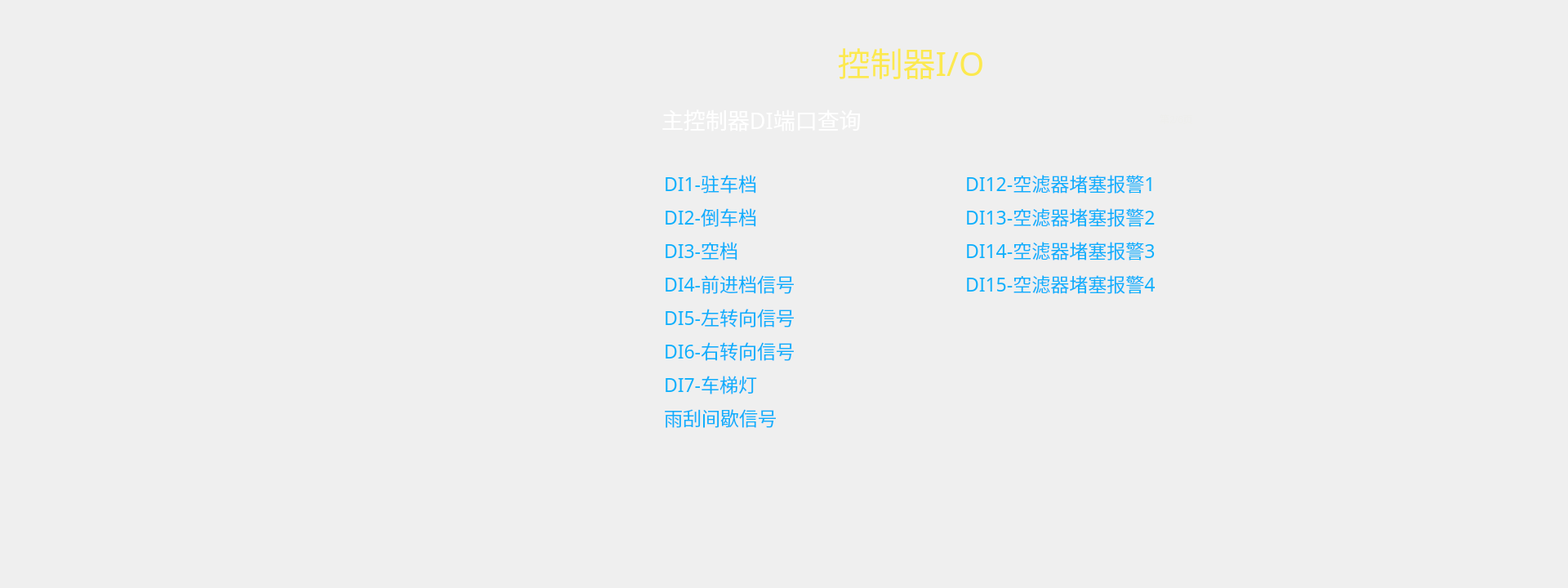
<?xml version="1.0" encoding="UTF-8"?>
<ui version="4.0">
 <class>FORM_ControlPort2</class>
 <widget class="QWidget" name="FORM_ControlPort2">
  <property name="geometry">
   <rect>
    <x>0</x>
    <y>0</y>
    <width>1920</width>
    <height>720</height>
   </rect>
  </property>
  <property name="windowTitle">
   <string>Form</string>
  </property>
  <property name="styleSheet">
   <string notr="true">/*background-image: url(:/pic_de260/bg_01.png);*/
QLabel{
color: rgb(15, 175, 252);
font: 17pt &quot;WenQuanYi Zen Hei&quot;;
}</string>
  </property>
  <widget class="QLabel" name="portinfo">
   <property name="geometry">
    <rect>
     <x>810</x>
     <y>130</y>
     <width>371</width>
     <height>31</height>
    </rect>
   </property>
   <property name="font">
    <font>
     <family>WenQuanYi Zen Hei</family>
     <pointsize>20</pointsize>
     <weight>50</weight>
     <italic>false</italic>
     <bold>false</bold>
    </font>
   </property>
   <property name="styleSheet">
    <string notr="true">color: rgb(255, 255, 255);
font: 20pt &quot;WenQuanYi Zen Hei&quot;;</string>
   </property>
   <property name="text">
    <string>主控制器DI端口查询</string>
   </property>
   <property name="alignment">
    <set>Qt::AlignLeading|Qt::AlignLeft|Qt::AlignVCenter</set>
   </property>
  </widget>
  <widget class="QLabel" name="pageinfo">
   <property name="geometry">
    <rect>
     <x>1420</x>
     <y>130</y>
     <width>121</width>
     <height>31</height>
    </rect>
   </property>
   <property name="styleSheet">
    <string notr="true">color: rgb(238, 238, 236);
font: 20pt &quot;WenQuanYi Zen Hei&quot;;</string>
   </property>
   <property name="text">
    <string>第2/6页</string>
   </property>
  </widget>
  <widget class="QLabel" name="label">
   <property name="geometry">
    <rect>
     <x>930</x>
     <y>50</y>
     <width>371</width>
     <height>51</height>
    </rect>
   </property>
   <property name="font">
    <font>
     <family>TakaoPGothic</family>
     <pointsize>30</pointsize>
     <weight>50</weight>
     <italic>false</italic>
     <bold>false</bold>
    </font>
   </property>
   <property name="styleSheet">
    <string notr="true">color: rgb(252, 233, 79);
font: 30pt &quot;TakaoPGothic&quot;;</string>
   </property>
   <property name="text">
    <string>控制器I/O</string>
   </property>
   <property name="alignment">
    <set>Qt::AlignCenter</set>
   </property>
  </widget>
  <widget class="QLabel" name="label_2">
   <property name="geometry">
    <rect>
     <x>1290</x>
     <y>50</y>
     <width>81</width>
     <height>51</height>
    </rect>
   </property>
   <property name="font">
    <font>
     <family>WenQuanYi Zen Hei</family>
     <pointsize>17</pointsize>
     <weight>50</weight>
     <italic>false</italic>
     <bold>false</bold>
    </font>
   </property>
   <property name="styleSheet">
    <string notr="true"/>
   </property>
   <property name="text">
    <string/>
   </property>
   <property name="pixmap">
    <pixmap resource="resources.qrc">:/ico_260/915.png</pixmap>
   </property>
   <property name="scaledContents">
    <bool>false</bool>
   </property>
   <property name="alignment">
    <set>Qt::AlignCenter</set>
   </property>
  </widget>
  <widget class="QLabel" name="light_5">
   <property name="geometry">
    <rect>
     <x>1118</x>
     <y>370</y>
     <width>30</width>
     <height>30</height>
    </rect>
   </property>
   <property name="text">
    <string/>
   </property>
   <property name="pixmap">
    <pixmap resource="resources.qrc">:/pic_de260/ico_25.png</pixmap>
   </property>
  </widget>
  <widget class="QLabel" name="text6">
   <property name="geometry">
    <rect>
     <x>813</x>
     <y>411</y>
     <width>299</width>
     <height>35</height>
    </rect>
   </property>
   <property name="font">
    <font>
     <family>WenQuanYi Zen Hei</family>
     <pointsize>17</pointsize>
     <weight>50</weight>
     <italic>false</italic>
     <bold>false</bold>
    </font>
   </property>
   <property name="styleSheet">
    <string notr="true"/>
   </property>
   <property name="text">
    <string>DI6-右转向信号</string>
   </property>
   <property name="alignment">
    <set>Qt::AlignLeading|Qt::AlignLeft|Qt::AlignVCenter</set>
   </property>
  </widget>
  <widget class="QLabel" name="text3">
   <property name="geometry">
    <rect>
     <x>813</x>
     <y>288</y>
     <width>299</width>
     <height>35</height>
    </rect>
   </property>
   <property name="font">
    <font>
     <family>WenQuanYi Zen Hei</family>
     <pointsize>17</pointsize>
     <weight>50</weight>
     <italic>false</italic>
     <bold>false</bold>
    </font>
   </property>
   <property name="styleSheet">
    <string notr="true"/>
   </property>
   <property name="text">
    <string>DI3-空档</string>
   </property>
   <property name="alignment">
    <set>Qt::AlignLeading|Qt::AlignLeft|Qt::AlignVCenter</set>
   </property>
  </widget>
  <widget class="QLabel" name="light_2">
   <property name="geometry">
    <rect>
     <x>1118</x>
     <y>288</y>
     <width>30</width>
     <height>30</height>
    </rect>
   </property>
   <property name="text">
    <string/>
   </property>
   <property name="pixmap">
    <pixmap resource="resources.qrc">:/pic_de260/ico_25.png</pixmap>
   </property>
  </widget>
  <widget class="QLabel" name="text4">
   <property name="geometry">
    <rect>
     <x>813</x>
     <y>329</y>
     <width>299</width>
     <height>35</height>
    </rect>
   </property>
   <property name="font">
    <font>
     <family>WenQuanYi Zen Hei</family>
     <pointsize>17</pointsize>
     <weight>50</weight>
     <italic>false</italic>
     <bold>false</bold>
    </font>
   </property>
   <property name="styleSheet">
    <string notr="true"/>
   </property>
   <property name="text">
    <string>DI4-前进档信号</string>
   </property>
   <property name="alignment">
    <set>Qt::AlignLeading|Qt::AlignLeft|Qt::AlignVCenter</set>
   </property>
  </widget>
  <widget class="QLabel" name="light_4">
   <property name="geometry">
    <rect>
     <x>1118</x>
     <y>329</y>
     <width>30</width>
     <height>30</height>
    </rect>
   </property>
   <property name="text">
    <string/>
   </property>
   <property name="pixmap">
    <pixmap resource="resources.qrc">:/pic_de260/ico_25.png</pixmap>
   </property>
  </widget>
  <widget class="QLabel" name="text5">
   <property name="geometry">
    <rect>
     <x>813</x>
     <y>370</y>
     <width>299</width>
     <height>35</height>
    </rect>
   </property>
   <property name="font">
    <font>
     <family>WenQuanYi Zen Hei</family>
     <pointsize>17</pointsize>
     <weight>50</weight>
     <italic>false</italic>
     <bold>false</bold>
    </font>
   </property>
   <property name="styleSheet">
    <string notr="true"/>
   </property>
   <property name="text">
    <string>DI5-左转向信号</string>
   </property>
   <property name="alignment">
    <set>Qt::AlignLeading|Qt::AlignLeft|Qt::AlignVCenter</set>
   </property>
  </widget>
  <widget class="QLabel" name="text2">
   <property name="geometry">
    <rect>
     <x>813</x>
     <y>247</y>
     <width>299</width>
     <height>35</height>
    </rect>
   </property>
   <property name="font">
    <font>
     <family>WenQuanYi Zen Hei</family>
     <pointsize>17</pointsize>
     <weight>50</weight>
     <italic>false</italic>
     <bold>false</bold>
    </font>
   </property>
   <property name="styleSheet">
    <string notr="true"/>
   </property>
   <property name="text">
    <string>DI2-倒车档</string>
   </property>
   <property name="alignment">
    <set>Qt::AlignLeading|Qt::AlignLeft|Qt::AlignVCenter</set>
   </property>
  </widget>
  <widget class="QLabel" name="light_3">
   <property name="geometry">
    <rect>
     <x>1118</x>
     <y>247</y>
     <width>30</width>
     <height>30</height>
    </rect>
   </property>
   <property name="text">
    <string/>
   </property>
   <property name="pixmap">
    <pixmap resource="resources.qrc">:/pic_de260/ico_25.png</pixmap>
   </property>
  </widget>
  <widget class="QLabel" name="text1">
   <property name="geometry">
    <rect>
     <x>813</x>
     <y>206</y>
     <width>299</width>
     <height>35</height>
    </rect>
   </property>
   <property name="minimumSize">
    <size>
     <width>299</width>
     <height>0</height>
    </size>
   </property>
   <property name="maximumSize">
    <size>
     <width>215</width>
     <height>16777215</height>
    </size>
   </property>
   <property name="font">
    <font>
     <family>WenQuanYi Zen Hei</family>
     <pointsize>17</pointsize>
     <weight>50</weight>
     <italic>false</italic>
     <bold>false</bold>
    </font>
   </property>
   <property name="styleSheet">
    <string notr="true"/>
   </property>
   <property name="text">
    <string>DI1-驻车档            </string>
   </property>
   <property name="alignment">
    <set>Qt::AlignLeading|Qt::AlignLeft|Qt::AlignVCenter</set>
   </property>
  </widget>
  <widget class="QLabel" name="light_1">
   <property name="geometry">
    <rect>
     <x>1118</x>
     <y>206</y>
     <width>30</width>
     <height>30</height>
    </rect>
   </property>
   <property name="text">
    <string/>
   </property>
   <property name="pixmap">
    <pixmap resource="resources.qrc">:/pic_de260/ico_25.png</pixmap>
   </property>
  </widget>
  <widget class="QLabel" name="light_6">
   <property name="geometry">
    <rect>
     <x>1118</x>
     <y>411</y>
     <width>30</width>
     <height>30</height>
    </rect>
   </property>
   <property name="text">
    <string/>
   </property>
   <property name="pixmap">
    <pixmap resource="resources.qrc">:/pic_de260/ico_25.png</pixmap>
   </property>
  </widget>
  <widget class="QLabel" name="text7">
   <property name="geometry">
    <rect>
     <x>813</x>
     <y>452</y>
     <width>299</width>
     <height>35</height>
    </rect>
   </property>
   <property name="font">
    <font>
     <family>WenQuanYi Zen Hei</family>
     <pointsize>17</pointsize>
     <weight>50</weight>
     <italic>false</italic>
     <bold>false</bold>
    </font>
   </property>
   <property name="styleSheet">
    <string notr="true"/>
   </property>
   <property name="text">
    <string>DI7-车梯灯</string>
   </property>
   <property name="alignment">
    <set>Qt::AlignLeading|Qt::AlignLeft|Qt::AlignVCenter</set>
   </property>
  </widget>
  <widget class="QLabel" name="light_7">
   <property name="geometry">
    <rect>
     <x>1118</x>
     <y>452</y>
     <width>30</width>
     <height>30</height>
    </rect>
   </property>
   <property name="text">
    <string/>
   </property>
   <property name="pixmap">
    <pixmap resource="resources.qrc">:/pic_de260/ico_25.png</pixmap>
   </property>
  </widget>
  <widget class="QLabel" name="text9">
   <property name="geometry">
    <rect>
     <x>813</x>
     <y>493</y>
     <width>299</width>
     <height>35</height>
    </rect>
   </property>
   <property name="font">
    <font>
     <family>WenQuanYi Zen Hei</family>
     <pointsize>17</pointsize>
     <weight>50</weight>
     <italic>false</italic>
     <bold>false</bold>
    </font>
   </property>
   <property name="styleSheet">
    <string notr="true"/>
   </property>
   <property name="text">
    <string>雨刮间歇信号</string>
   </property>
   <property name="alignment">
    <set>Qt::AlignLeading|Qt::AlignLeft|Qt::AlignVCenter</set>
   </property>
  </widget>
  <widget class="QLabel" name="light_8">
   <property name="geometry">
    <rect>
     <x>1118</x>
     <y>493</y>
     <width>30</width>
     <height>30</height>
    </rect>
   </property>
   <property name="text">
    <string/>
   </property>
   <property name="pixmap">
    <pixmap resource="resources.qrc">:/pic_de260/ico_25.png</pixmap>
   </property>
  </widget>
  <widget class="QLabel" name="text2_2">
   <property name="geometry">
    <rect>
     <x>1182</x>
     <y>206</y>
     <width>311</width>
     <height>35</height>
    </rect>
   </property>
   <property name="minimumSize">
    <size>
     <width>311</width>
     <height>0</height>
    </size>
   </property>
   <property name="font">
    <font>
     <family>WenQuanYi Zen Hei</family>
     <pointsize>17</pointsize>
     <weight>50</weight>
     <italic>false</italic>
     <bold>false</bold>
    </font>
   </property>
   <property name="styleSheet">
    <string notr="true"/>
   </property>
   <property name="text">
    <string>DI12-空滤器堵塞报警1</string>
   </property>
   <property name="alignment">
    <set>Qt::AlignLeading|Qt::AlignLeft|Qt::AlignVCenter</set>
   </property>
  </widget>
  <widget class="QLabel" name="light_12">
   <property name="geometry">
    <rect>
     <x>1499</x>
     <y>206</y>
     <width>30</width>
     <height>30</height>
    </rect>
   </property>
   <property name="text">
    <string/>
   </property>
   <property name="pixmap">
    <pixmap resource="resources.qrc">:/pic_de260/ico_25.png</pixmap>
   </property>
  </widget>
  <widget class="QLabel" name="light_14">
   <property name="geometry">
    <rect>
     <x>1499</x>
     <y>288</y>
     <width>30</width>
     <height>30</height>
    </rect>
   </property>
   <property name="text">
    <string/>
   </property>
   <property name="pixmap">
    <pixmap resource="resources.qrc">:/pic_de260/ico_25.png</pixmap>
   </property>
  </widget>
  <widget class="QLabel" name="text5_2">
   <property name="geometry">
    <rect>
     <x>1182</x>
     <y>329</y>
     <width>311</width>
     <height>35</height>
    </rect>
   </property>
   <property name="font">
    <font>
     <family>WenQuanYi Zen Hei</family>
     <pointsize>17</pointsize>
     <weight>50</weight>
     <italic>false</italic>
     <bold>false</bold>
    </font>
   </property>
   <property name="styleSheet">
    <string notr="true"/>
   </property>
   <property name="text">
    <string>DI15-空滤器堵塞报警4</string>
   </property>
   <property name="alignment">
    <set>Qt::AlignLeading|Qt::AlignLeft|Qt::AlignVCenter</set>
   </property>
  </widget>
  <widget class="QLabel" name="light_15">
   <property name="geometry">
    <rect>
     <x>1499</x>
     <y>329</y>
     <width>30</width>
     <height>30</height>
    </rect>
   </property>
   <property name="text">
    <string/>
   </property>
   <property name="pixmap">
    <pixmap resource="resources.qrc">:/pic_de260/ico_25.png</pixmap>
   </property>
  </widget>
  <widget class="QLabel" name="text3_2">
   <property name="geometry">
    <rect>
     <x>1182</x>
     <y>247</y>
     <width>311</width>
     <height>35</height>
    </rect>
   </property>
   <property name="font">
    <font>
     <family>WenQuanYi Zen Hei</family>
     <pointsize>17</pointsize>
     <weight>50</weight>
     <italic>false</italic>
     <bold>false</bold>
    </font>
   </property>
   <property name="styleSheet">
    <string notr="true"/>
   </property>
   <property name="text">
    <string>DI13-空滤器堵塞报警2</string>
   </property>
   <property name="alignment">
    <set>Qt::AlignLeading|Qt::AlignLeft|Qt::AlignVCenter</set>
   </property>
  </widget>
  <widget class="QLabel" name="light_13">
   <property name="geometry">
    <rect>
     <x>1499</x>
     <y>247</y>
     <width>30</width>
     <height>30</height>
    </rect>
   </property>
   <property name="text">
    <string/>
   </property>
   <property name="pixmap">
    <pixmap resource="resources.qrc">:/pic_de260/ico_25.png</pixmap>
   </property>
  </widget>
  <widget class="QLabel" name="text4_2">
   <property name="geometry">
    <rect>
     <x>1182</x>
     <y>288</y>
     <width>311</width>
     <height>35</height>
    </rect>
   </property>
   <property name="font">
    <font>
     <family>WenQuanYi Zen Hei</family>
     <pointsize>17</pointsize>
     <weight>50</weight>
     <italic>false</italic>
     <bold>false</bold>
    </font>
   </property>
   <property name="styleSheet">
    <string notr="true"/>
   </property>
   <property name="text">
    <string>DI14-空滤器堵塞报警3</string>
   </property>
   <property name="alignment">
    <set>Qt::AlignLeading|Qt::AlignLeft|Qt::AlignVCenter</set>
   </property>
  </widget>
 </widget>
 <resources>
  <include location="resources.qrc"/>
 </resources>
 <connections/>
</ui>
